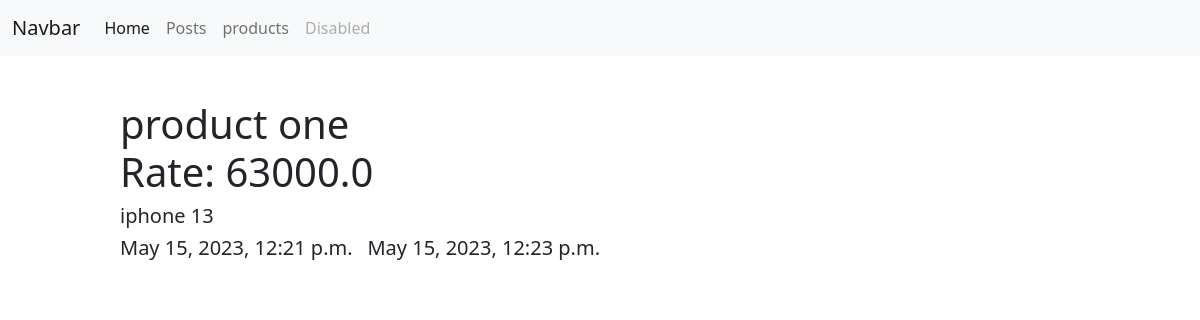
The page /products/1/ on the database as committed earlier.
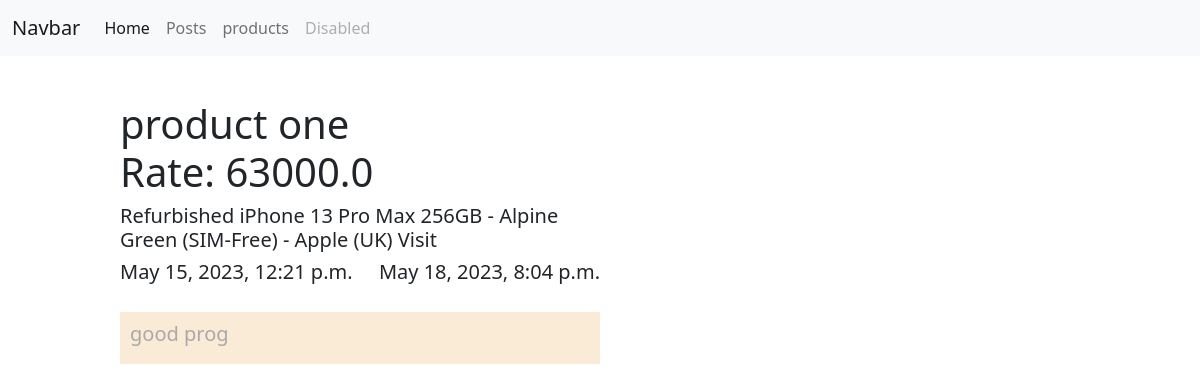
The same page on the database as committed later.
### posts/models.py (models this page shows, shortened)
class Product(models.Model):
    image = models.ImageField(null=True,blank=True)
    title = models.TextField(max_length=240)
    description = models.TextField()
    craeted_date = models.DateTimeField(auto_now_add=True)
    modified_date = models.DateTimeField(auto_now=True)
    rate = models.FloatField(default=0)

class Review(models.Model):
    text = models.CharField(max_length=255)
    post = models.ForeignKey(Product,on_delete=models.CASCADE)

### posts/views.py (the view)
# urls.py: path('products/<int:id>/',products_detail_view)
def products_detail_view(request,id):
    if request.method == "GET":
        product = Product.objects.get(id=id)
        context = {
            "product": product,
            "reviews" : product.review_set.all()
        }
        return render(request,' products/detail.html',context=context)

### templates/ products/detail.html (shortened to what this page needs)
{% extends 'layouts/index.html' %}
{% load static %}
{% block content %}
    <div class="product_block">
        <h1>{{product.title}} <br> Rate: {{ product.rate }}</h1>
        <h5>{{ product.description }}</h5>
        <div class="dates">
            <h5>{{ product.craeted_date }}</h5>
            <h5>{{ product.modified_date }}</h5>
        </div>
        <div class="reviews">
            {% for review in reviews %}
                <div class="review_block">
                    <h5>{{ review.text }}</h5>
                </div>
            {% endfor %}
        </div>
    </div>
{% endblock %}

Rows that differ between the two databases and show on the page:
changed Product "product one": description "iphone 13" → "Refurbished iPhone 13 Pro Max 256GB - Alpine Green (SIM-Free) - Apple (UK) Visit"; modified_date "May 15, 2023, 12:23 p.m." → "May 18, 2023, 8:04 p.m."
added Review: text "good prog"
